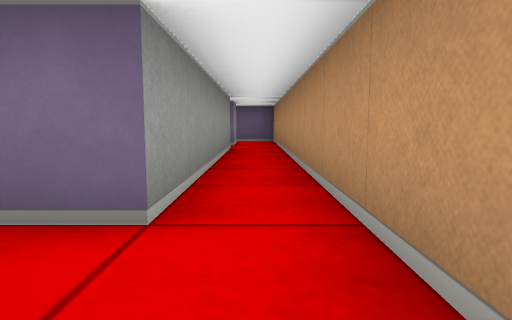
view 1 (above)

20 first-person views from a walk through a cub3D maze. The camera is about half as high as the walls, tilts 6° down and sees 75° across. The floor is counted in squares. Each view is taken from the middle of a square. On the plan, view 1 faces up. The plan holds only what a view shows up to about 9 squares ahead; the rest is blank.

view 2
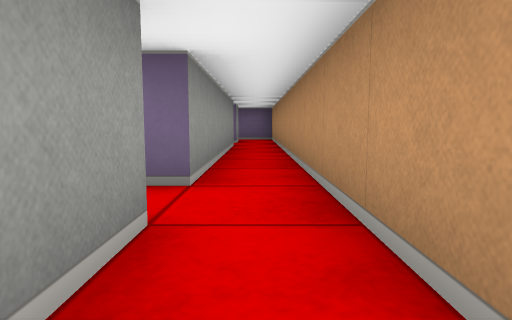

view 3
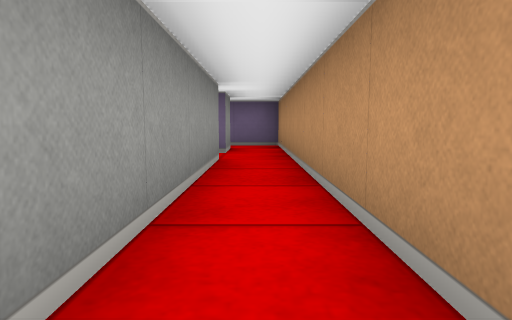

view 4
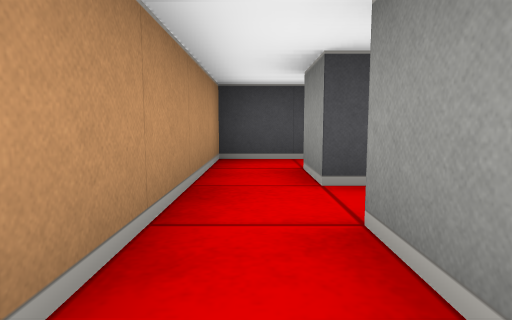

view 5
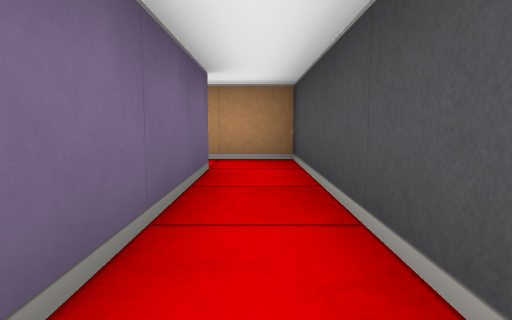

view 6
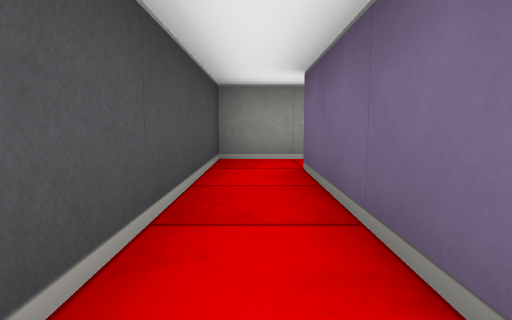

view 7
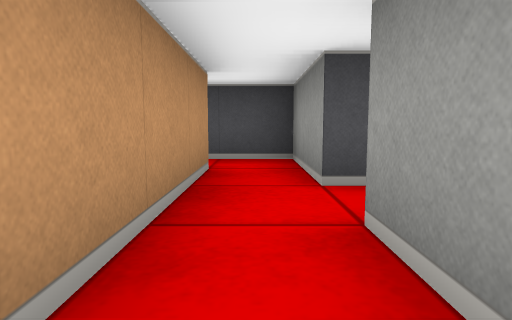

view 8
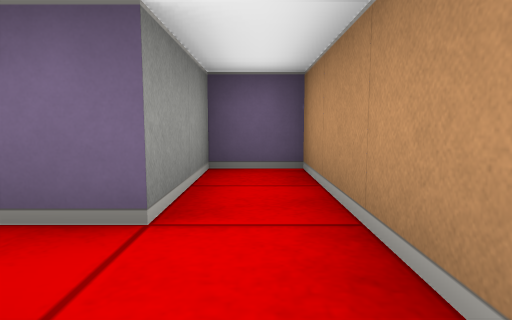

view 9
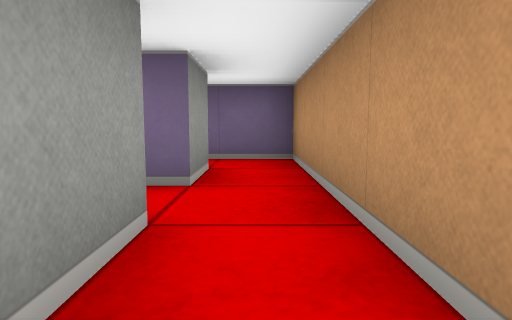

view 10
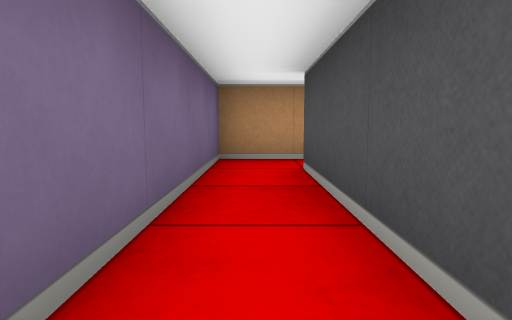

view 11
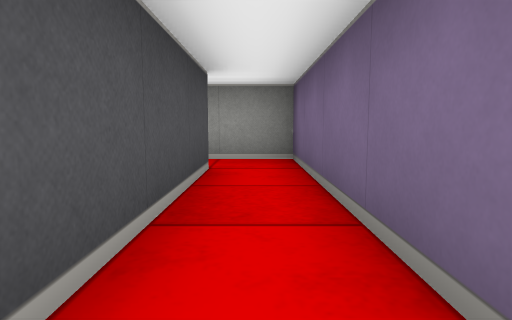

view 12
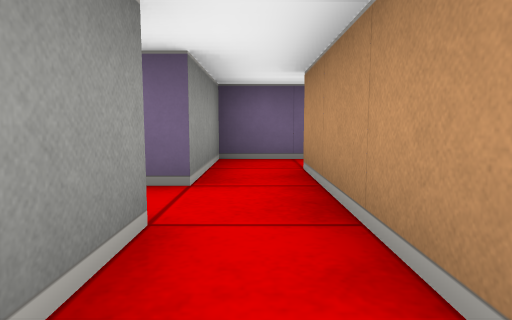

view 13
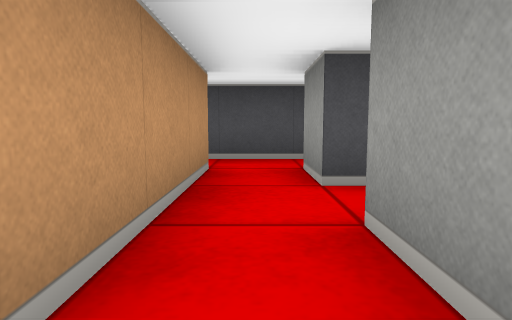

view 14
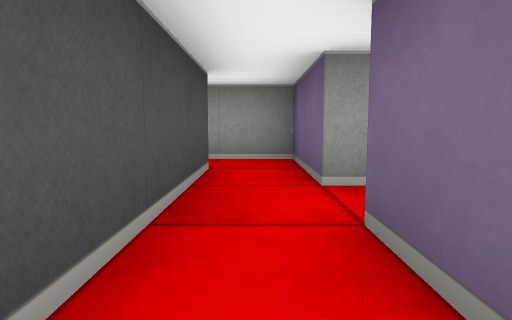

view 15
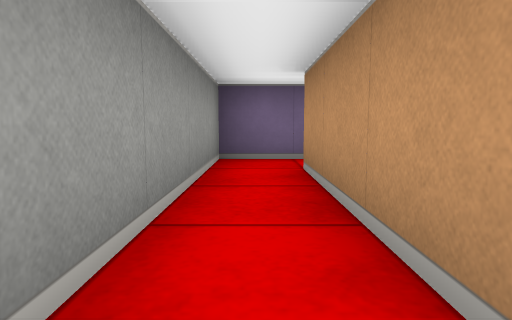

view 16
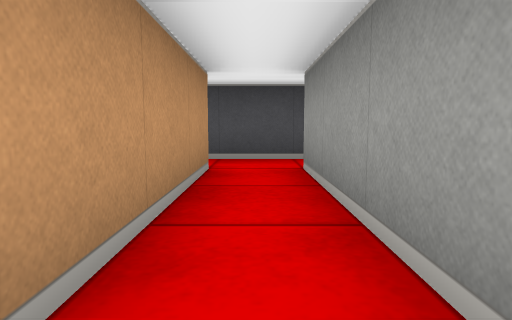

view 17
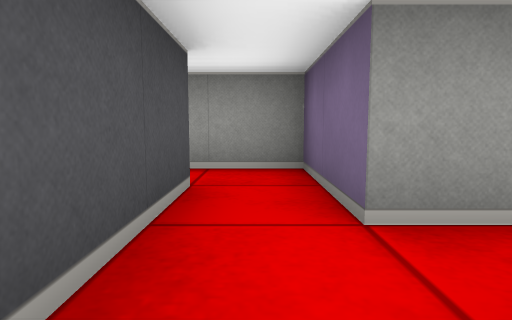

view 18
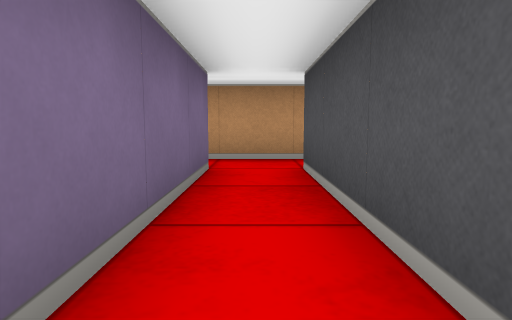

view 19
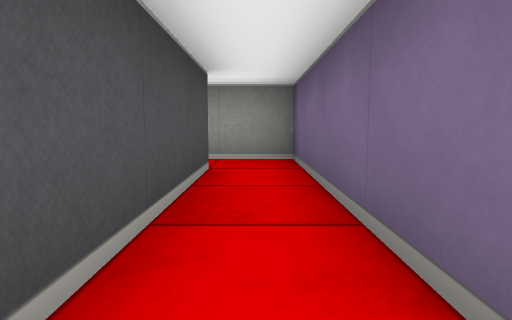

view 20
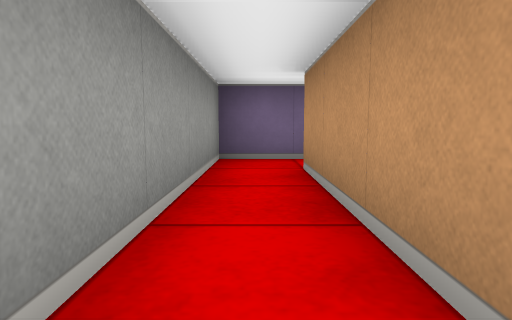

### Floor plan
Points are (right, up) in squares from view 1. A wall is a line through its corners. A room is listed if a view was taken in it or the views show most of it. See-through windows are left out.
Room 1 (views 1, 2, 5, 6, 8)
walls: (-0.5, 0.5) (-0.5, -0.5) (-3.5, -0.5) (-3.5, 0.5); (-4.5, 0.5) (-4.5, -1.5) (0.5, -1.5) (0.5, 0.5)
ways out: opening at (0, 0) to room 2; opening at (-4, 0) to room 3
Room 2 (views 3, 4, 9)
walls: (-0.5, 6.5) (-0.5, 1.5); (0.5, 0.5) (0.5, 7.5)
ways out: opening at (0, 0) to room 1; opening at (0, 8) to room 4; opening at (-1, 1) to room 6; opening at (-1, 7)
Room 3 (view 7)
walls: (-3.5, 0.5) (-3.5, 3.5) (-4.5, 3.5) (-4.5, 1.5)
ways out: opening at (-4, 0) to room 1; opening at (-5, 1) to room 7
Room 4 (views 10, 11, 13)
walls: (-3.5, 8.5) (-0.5, 8.5) (-0.5, 7.5); (0.5, 7.5) (0.5, 9.5) (-4.5, 9.5) (-4.5, 8.5)
ways out: opening at (0, 8) to room 2; opening at (-4, 8) to room 8
Room 5 (view 12)
walls: (-4.5, 4.5) (-2.5, 4.5); (-2.5, 5.5) (-3.5, 5.5)
ways out: opening at (-3, 5) to room 6; opening at (-5, 5) to room 7; opening at (-4, 6) to room 8
Room 6 (view 14)
walls: (-0.5, 1.5) (-1.2, 1.5)
ways out: opening at (-1, 1) to room 2; opening at (-3, 5) to room 5
Room 7 (views 15, 16, 17)
walls: (-4.5, 1.5) (-5.5, 1.5) (-5.5, 4.5) (-4.5, 4.5); (-6.5, 0.5) (-4.5, 0.5); (-4.5, 5.5) (-6.5, 5.5) (-6.5, 1.5)
ways out: opening at (-5, 1) to room 3; opening at (-5, 5) to room 5; opening at (-7, 1) to room 9
Room 8 (views 18, 19, 20)
walls: (-4.5, 8.5) (-4.5, 7.5) (-8.5, 7.5) (-8.5, 3.5); (-3.5, 5.5) (-3.5, 8.5); (-7.5, 3.5) (-7.5, 6.5) (-4.5, 6.5) (-4.5, 5.5)
ways out: opening at (-4, 8) to room 4; opening at (-4, 6) to room 5
Room 9 (no view inside)
walls: (-7.5, 0.5) (-6.5, 0.5); (-6.5, 1.5) (-8.5, 1.5) (-8.5, 0.2)
ways out: opening at (-7, 1) to room 7; opening at (-8, 0)

Positions as (right, up) in squares from view 1, and headings:
1: (0, 0), facing up
2: (0, -1), facing up
3: (0, 2), facing up
4: (0, 3), facing down
5: (-4, -1), facing right
6: (0, -1), facing left
7: (-4, 3), facing down
8: (-4, 0), facing up
9: (0, 5), facing up
10: (-4, 9), facing right
11: (0, 9), facing left
12: (-4, 5), facing up
13: (-4, 9), facing down
14: (-2, 5), facing left
15: (-6, 1), facing up
16: (-6, 5), facing down
17: (-5, 1), facing left
18: (-8, 7), facing right
19: (-4, 7), facing left
20: (-8, 3), facing up
